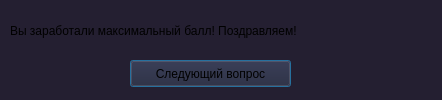
<?xml version="1.0" encoding="UTF-8"?>
<ui version="4.0">
 <class>Dialog</class>
 <widget class="QDialog" name="Dialog">
  <property name="geometry">
   <rect>
    <x>0</x>
    <y>0</y>
    <width>442</width>
    <height>100</height>
   </rect>
  </property>
  <property name="windowTitle">
   <string>Обучающая система</string>
  </property>
  <property name="styleSheet">
   <string notr="true">background-color: rgb(36, 31, 49);</string>
  </property>
  <widget class="QLabel" name="label">
   <property name="geometry">
    <rect>
     <x>10</x>
     <y>10</y>
     <width>491</width>
     <height>41</height>
    </rect>
   </property>
   <property name="font">
    <font/>
   </property>
   <property name="text">
    <string>Вы заработали максимальный балл! Поздравляем!</string>
   </property>
  </widget>
  <widget class="QPushButton" name="pushButton">
   <property name="geometry">
    <rect>
     <x>130</x>
     <y>60</y>
     <width>161</width>
     <height>27</height>
    </rect>
   </property>
   <property name="text">
    <string>Следующий вопрос</string>
   </property>
  </widget>
 </widget>
 <resources/>
 <connections/>
</ui>
